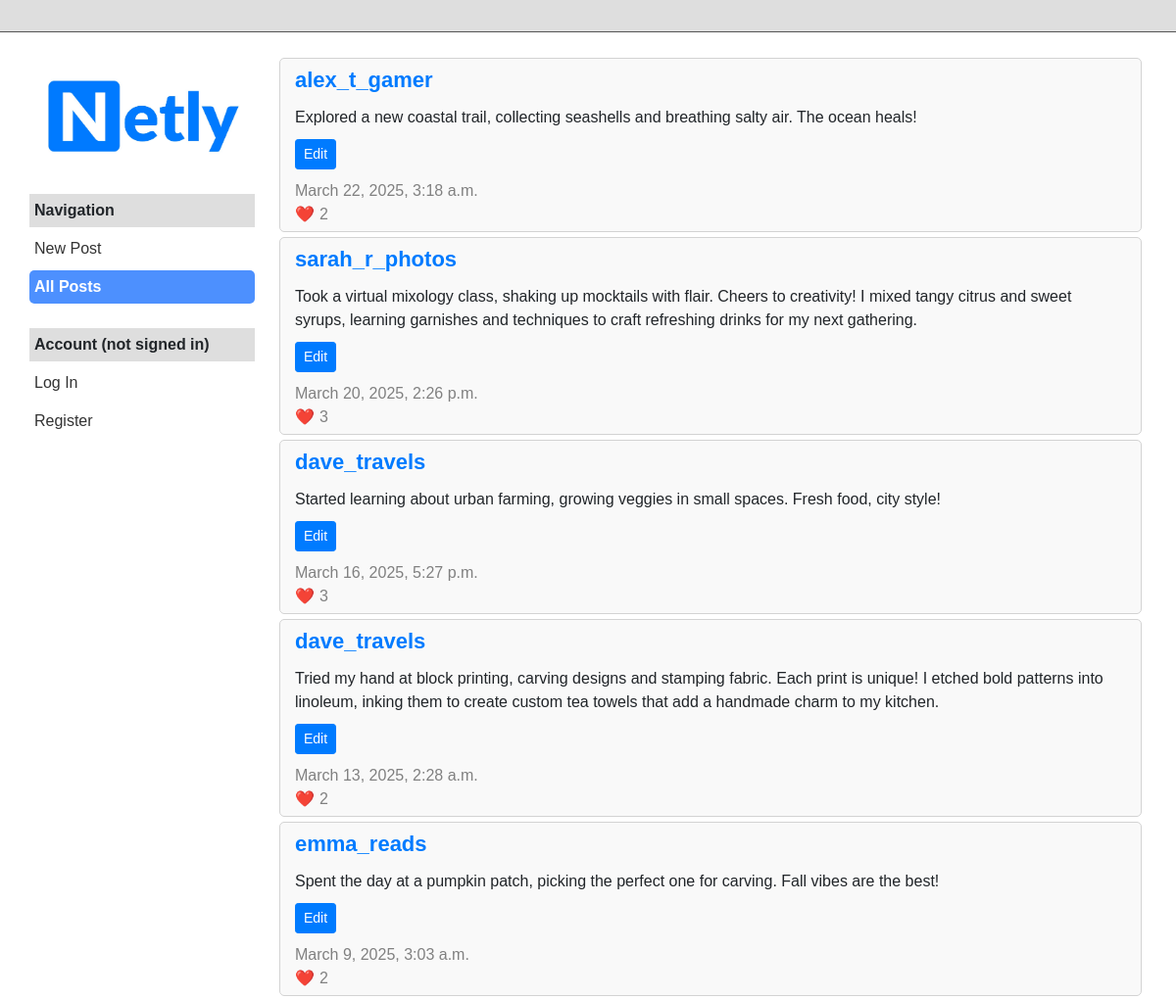
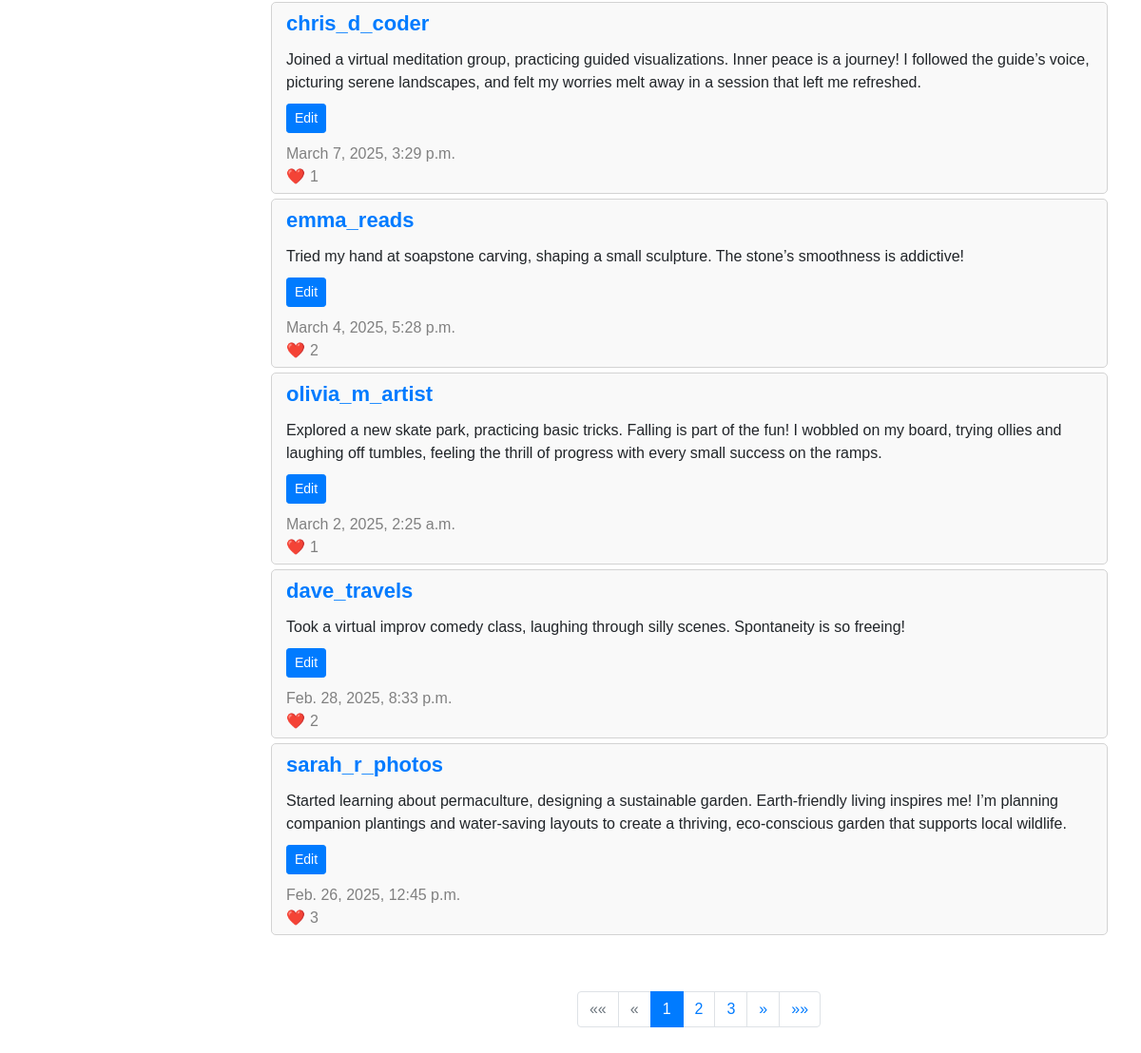
The app's page /, older data (2 pictures, top to bottom).
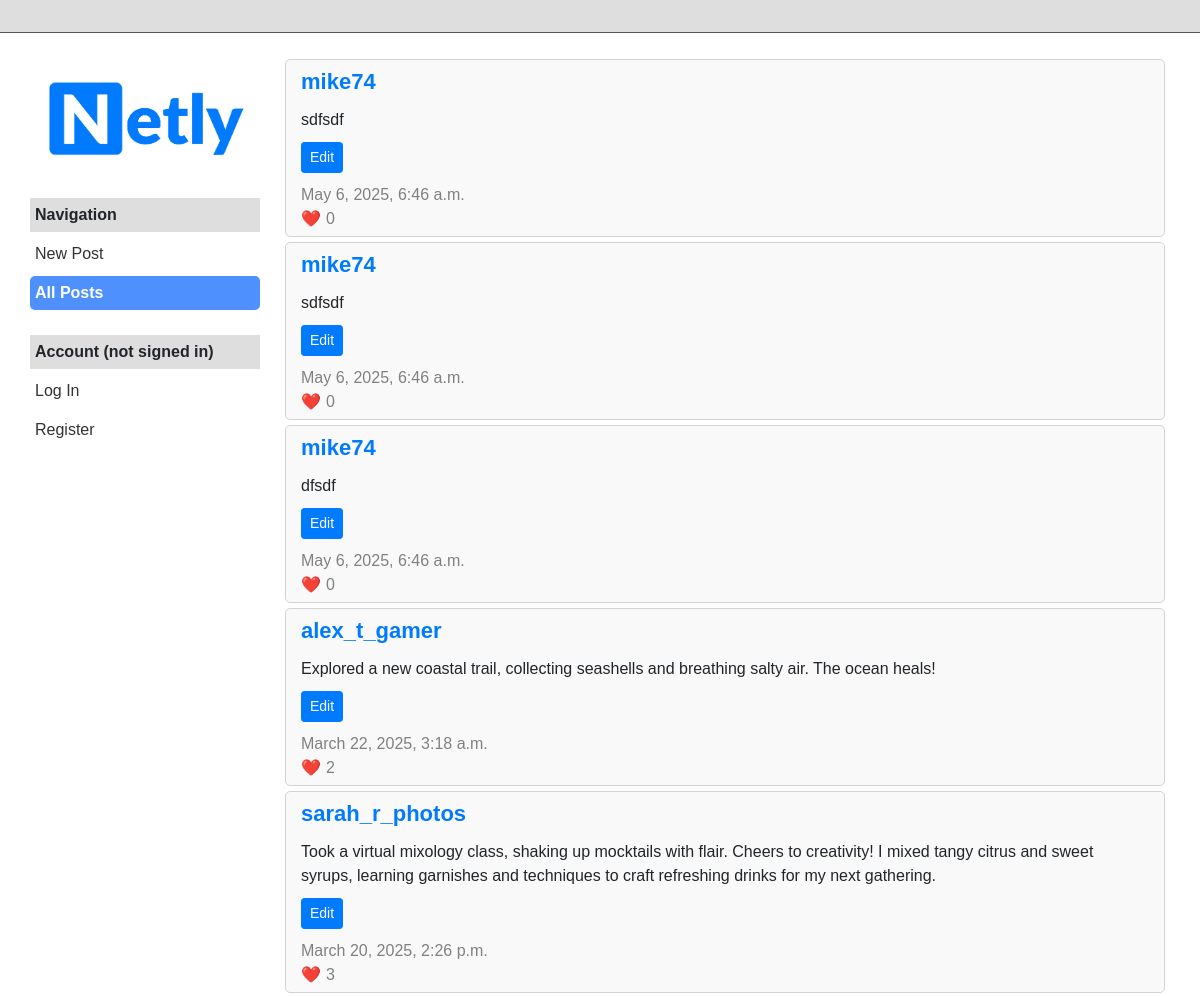
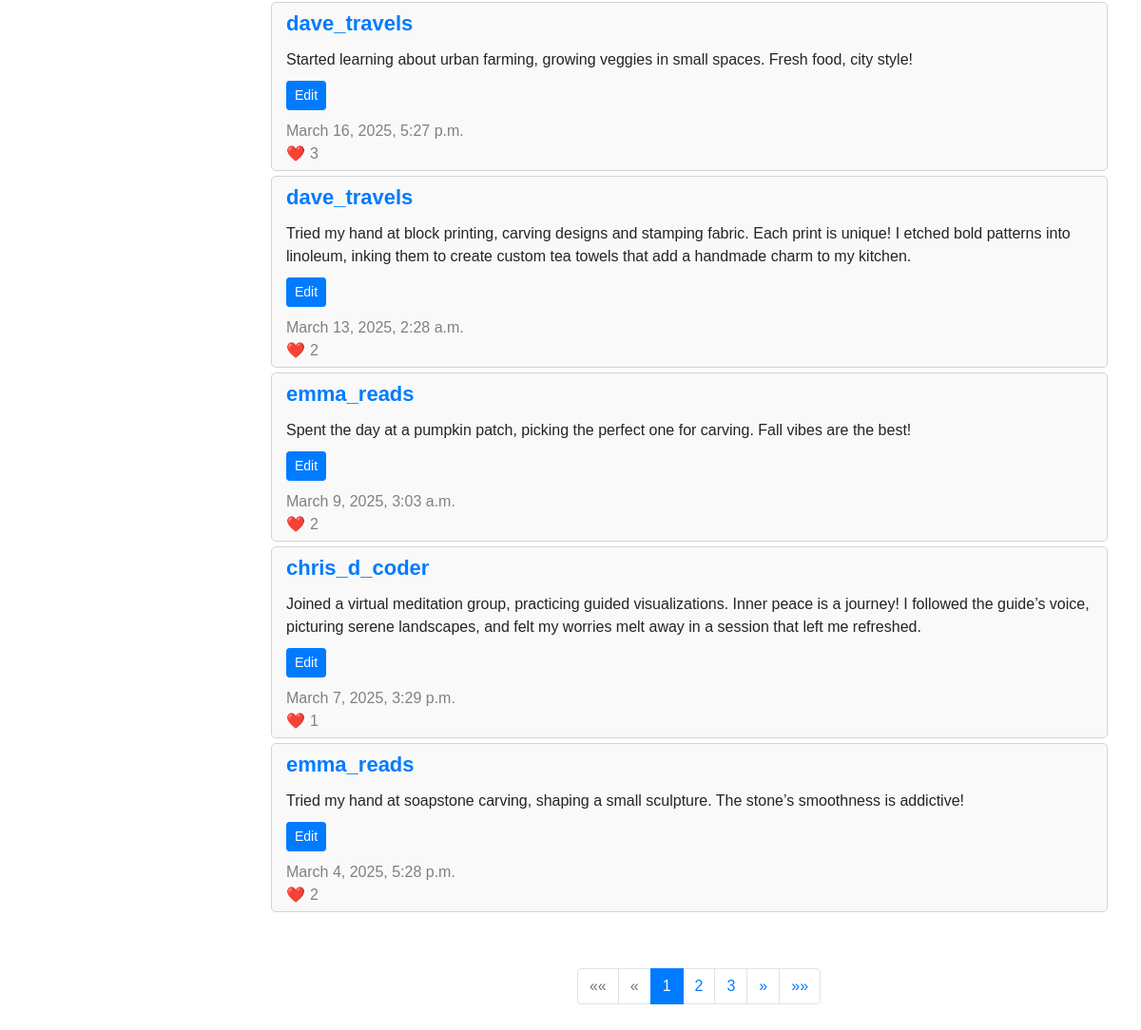
The same page, newer data (2 pictures, top to bottom).
### network/models.py (models this page shows, shortened)
class Post(models.Model):
    user = models.ForeignKey(User, on_delete=models.CASCADE, related_name="posts")
    content = models.TextField()
    created_at = models.DateTimeField(auto_now_add=True)
    def get_likes_count(self):
        return self.likes.count()

class User(AbstractUser):
    def __str__(self):
        return self.username

### network/views.py (the view)
# urls.py: path("", views.index, name="index"),
def index(request):
    posts_list = Post.objects.all().order_by("-created_at")
    paginator = Paginator(posts_list, 10)
    page_number = request.GET.get('page', 1)
    page_obj = paginator.get_page(page_number)
    return render(request, "network/index.html", {
        "active_filter": "all",
        "show_profile": False,
        "posts": page_obj,
        "page_obj": page_obj,
        "owner": None,
    })

### network/templates/network/index.html (shortened to what this page needs)
{% extends "network/layout.html" %}
{% load static %}
{% block body %}
    <div class="profile-container">
        <div class="profile-posts-container">
            {% for post in posts %}
                <div class="post-container">
                    <div class="post-name"><a href="{% url 'profile' post.user.id %}">{{ post.user.username }}</a></div>
                    <div class="post-content" id="post-view-{{ post.id }}">{{ post.content }}</div>
                    <button class="btn btn-primary btn-sm" id="post-edit-button-{{ post.id }}" data-id="{{ post.id }}">Edit</button>
                    <div class="post-date">{{ post.created_at }}</div>
                    <div class="post-likes">{{ post.get_likes_count }}</div>
                </div>
            {% endfor %}
        </div>
        {% if page_obj.paginator.num_pages > 1 %}
        <div class="pagination-wrapper">
            <nav aria-label="Page navigation" class="mt-4">
                <ul class="pagination justify-content-center">
                    {% if page_obj.has_previous %}
                        <li class="page-item">
                            <a class="page-link" href="?page=1" aria-label="First">
                                <span aria-hidden="true">&laquo;&laquo;</span>
                            </a>
                        </li>
                    {% else %}
                        <li class="page-item disabled">
                            <a class="page-link" href="#" aria-label="First">
                                <span aria-hidden="true">&laquo;&laquo;</span>
                            </a>
                        </li>
                    {% endif %}
                    {% if page_obj.has_previous %}
                        <li class="page-item">
                            <a class="page-link" href="?page={{ page_obj.previous_page_number }}" aria-label="Previous">
                                <span aria-hidden="true">&laquo;</span>
                            </a>
                        </li>
                    {% else %}
                        <li class="page-item disabled">
                            <a class="page-link" href="#" aria-label="Previous">
                                <span aria-hidden="true">&laquo;</span>
                            </a>
                        </li>
                    {% endif %}
                    {% for i in page_obj.paginator.page_range %}
                        {% if page_obj.number == i %}
                            <li class="page-item active"><a class="page-link" href="?page={{ i }}">{{ i }}</a></li>
                        {% elif i > page_obj.number|add:'-3' and i < page_obj.number|add:'3' %}
                            <li class="page-item"><a class="page-link" href="?page={{ i }}">{{ i }}</a></li>
                        {% endif %}
                    {% endfor %}
                    {% if page_obj.has_next %}
                        <li class="page-item">
                            <a class="page-link" href="?page={{ page_obj.next_page_number }}" aria-label="Next">
                                <span aria-hidden="true">&raquo;</span>
                            </a>
                        </li>
                    {% else %}
                        <li class="page-item disabled">
                            <a class="page-link" href="#" aria-label="Next">
                                <span aria-hidden="true">&raquo;</span>
                            </a>
                        </li>
                    {% endif %}
                    {% if page_obj.has_next %}
                        <li class="page-item">
                            <a class="page-link" href="?page={{ page_obj.paginator.num_pages }}" aria-label="Last">
                                <span aria-hidden="true">&raquo;&raquo;</span>
                            </a>
                        </li>
                    {% else %}
                        <li class="page-item disabled">
                            <a class="page-link" href="#" aria-label="Last">
                                <span aria-hidden="true">&raquo;&raquo;</span>
                            </a>
                        </li>
                    {% endif %}
                </ul>
            </nav>
        </div>
        {% endif %}
    </div>
{% endblock %}

### network/templates/network/layout.html (shortened to what this page needs)
{% load static %}
<!DOCTYPE html>
<html lang="en">
    <head>
        <link rel="stylesheet" href="https://stackpath.bootstrapcdn.com/bootstrap/4.4.1/css/bootstrap.min.css">
        <link href="{% static 'network/styles.css' %}" rel="stylesheet">
    </head>
    <body>
        <div class="header">
        </div>
        <div class="page-container">
            <aside class="sidebar">
                <ul>
                    <li class="sidebar-logo">
                        <a href="{% url 'index' %}">
                            <img src="{% static 'network/netly.jpeg' %}" alt="Network Logo" style="width: 100%;">
                        </a>
                    </li>
                    <li class="sidebar-heading">Navigation</li>
                    <li><a href="{% url 'create' %}" class="{% if active_filter == 'new' %}active-link{% endif %}">New Post</a></li>
                    <li><a href="{% url 'index' %}" class="{% if active_filter == 'all' %}active-link{% endif %}">All Posts</a></li>
                    {% if user.is_authenticated %}
                        <li class="sidebar-heading">Account ({{ user.display_name }})</li>
                        <li><a href="{% url 'profile' user.id %}" class="{% if active_filter == 'profile' %}active-link{% endif %}">My Profile</a></li>
                        <hr>
                        <li><a href="{% url 'logout' %}">Log Out</a></li>
                    {% else %}
                        <li class="sidebar-heading">Account (not signed in)</li>
                        <li><a href="{% url 'login' %}">Log In</a></li>
                        <li><a href="{% url 'register' %}">Register</a></li>
                    {% endif %}
                </ul>
            </aside>
            <main class="content">
                {% block body %}
                {% endblock %}
            </main>
        </div>
    </body>
</html>

### network/static/network/styles.css (style rules this page uses)
body { font-family: Arial, sans-serif; display: flex; flex-direction: column; align-items: center; }
.page-container { display: flex; width: 100%; max-width: 1170px; align-items: stretch; margin-top: 1rem; }
.sidebar { width: 260px; flex-shrink: 0; padding: 15px; margin-right: 10px; box-sizing: border-box; position: sticky; top: 50px; align-self: flex-start; height: calc(100vh - 50px); overflow-y: auto; }
.sidebar ul { list-style: none; padding: 0; margin: 0; }
.sidebar li { margin-bottom: 5px; }
.sidebar a { text-decoration: none; color: #333; display: block; padding: 5px; }
.sidebar a.active-link { background-color: #4d90fe; border-radius: 5px; color: #ffffff; font-weight: bold; }
.sidebar-logo { background-color: #ffffff; color: #ffffff; border: none; }
.sidebar-heading { font-weight: 600; background-color: #dedede; display: block; padding: 5px; margin-top: 25px; }
.content { flex-grow: 1; margin-left: 0px; box-sizing: border-box; min-width: 0; }
.header { width: 100%; background-color: #dedede; padding: 16px; box-sizing: border-box; border-bottom: 1px solid #555; position: sticky; top: 0; z-index: 10; }
.post-container { border: 1px solid lightgray; background-color: #f9f9f9; border-radius: 5px; margin-bottom: 5px; margin-right: 20px; padding: 5px 15px; }
.post-name { font-size: 22px; font-weight: 700; margin-bottom: 10px; }
.post-content { margin-top: 10px; margin-bottom: 10px; }
.post-date { color: gray; margin-top: 10px; }
.post-likes { color: gray; }
.post-likes::before { content: "❤️"; padding-right: 5px; }
.profile-container { border: none; margin-bottom: 5px; display: flex; flex-direction: column; height: calc(100vh - 60px); }
.profile-posts-container { overflow-y: auto; flex: 1; padding-top: 10px; margin-bottom: 20px; }
.pagination-wrapper { position: sticky; bottom: 0; background-color: white; padding-top: 10px; z-index: 5; margin-top: auto; }

Row changes from the older to the newer data that the page shows:
no longer on this page (row unchanged): Post: user.username "olivia_m_artist", content "Explored a new skate park, practicing basic tricks. Falling is part of the fun! I wobbled on my board, trying ollies and laughing off tumbles, feeling the thrill of progress with every small success on the ramps.", created_at "March 2, 2025, 2:25 a.m.", get_likes_count "1"
no longer on this page (row unchanged): Post: user.username "dave_travels", content "Took a virtual improv comedy class, laughing through silly scenes. Spontaneity is so freeing!", created_at "Feb. 28, 2025, 8:33 p.m.", get_likes_count "2"
no longer on this page (row unchanged): Post: user.username "sarah_r_photos", content "Started learning about permaculture, designing a sustainable garden. Earth-friendly living inspires me! I’m planning companion plantings and water-saving layouts to create a thriving, eco-conscious garden that supports local wildlife.", created_at "Feb. 26, 2025, 12:45 p.m.", get_likes_count "3"
added Post: user.username "mike74", content "sdfsdf", created_at "May 6, 2025, 6:46 a.m.", get_likes_count "0"
added Post: user.username "mike74", content "sdfsdf", created_at "May 6, 2025, 6:46 a.m.", get_likes_count "0"
added Post: user.username "mike74", content "dfsdf", created_at "May 6, 2025, 6:46 a.m.", get_likes_count "0"
